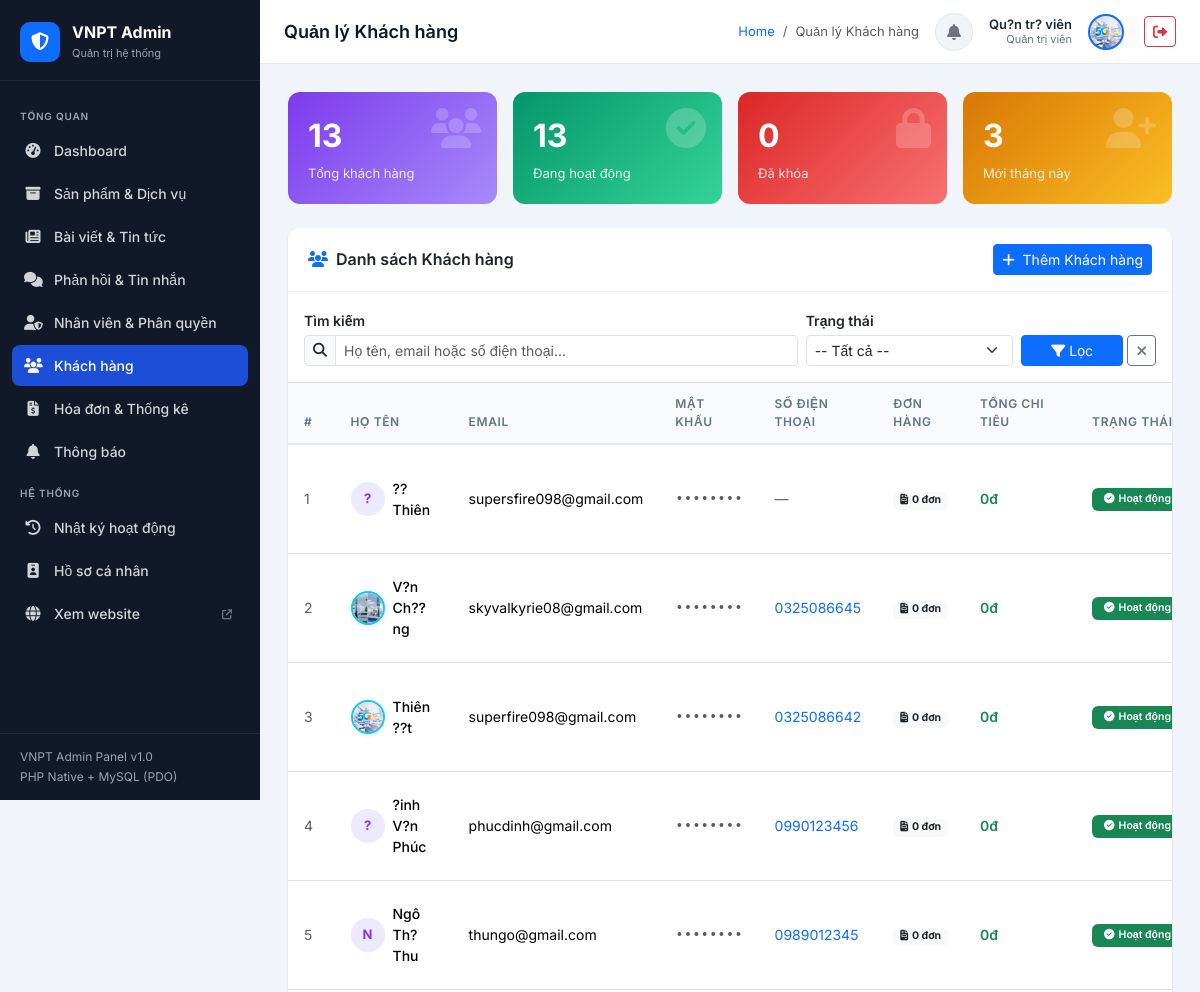
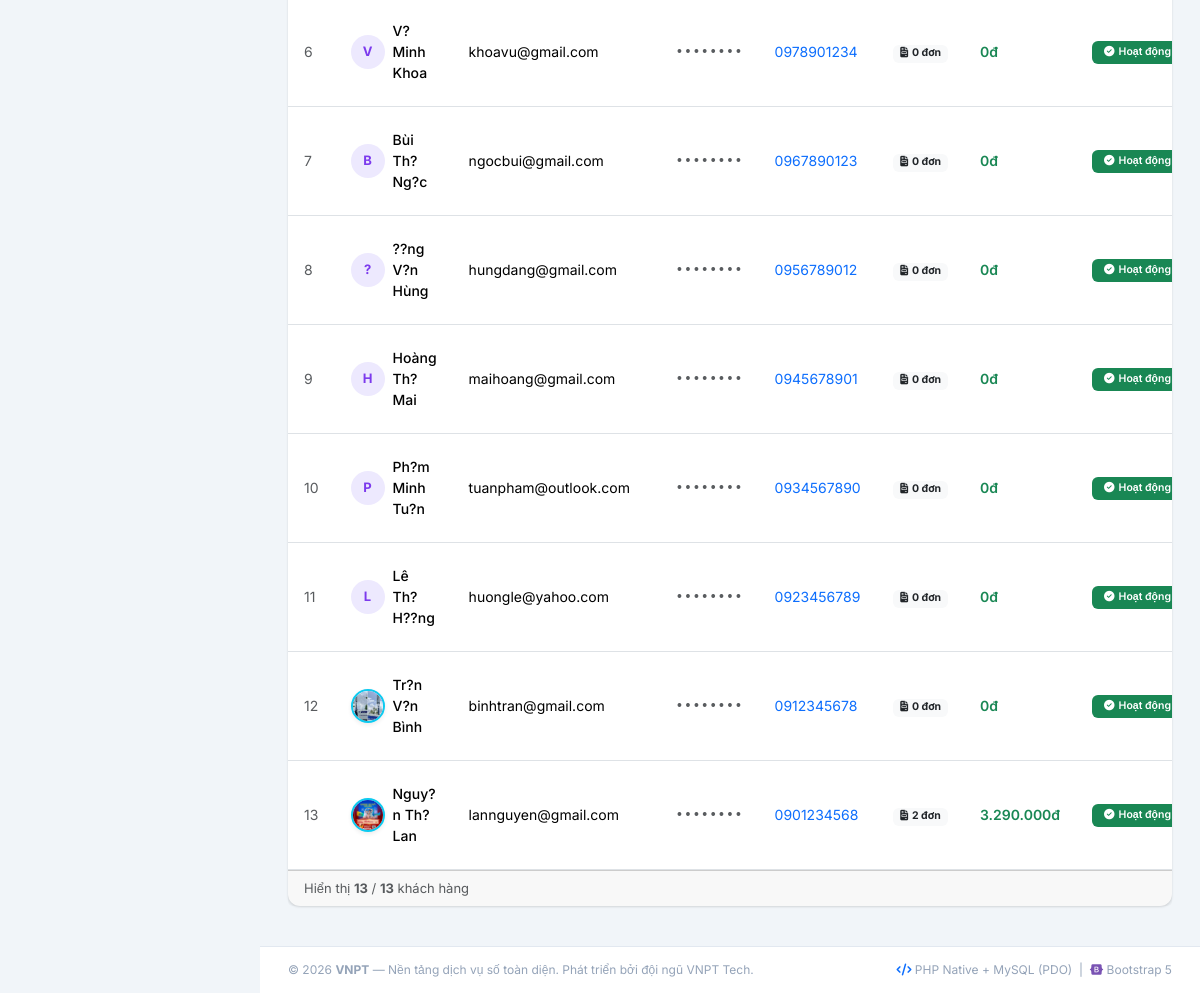
The page /admin_panel/customers.php (signed in) on the database its author committed (2 pictures, top to bottom).
### tables this page shows
CREATE TABLE `tai_khoan` (
  `id` bigint unsigned NOT NULL AUTO_INCREMENT,
  `email` varchar(150) NOT NULL,
  `hinh_anh_url` varchar(255) DEFAULT NULL,
  `mat_khau_hash` varchar(255) NOT NULL,
  `loai_tai_khoan` enum('nhan_vien','khach_hang') NOT NULL,
  `vai_tro_id` bigint unsigned NOT NULL,
  `trang_thai` enum('hoat_dong','khoa','cho_xac_thuc') NOT NULL DEFAULT 'cho_xac_thuc',
  `da_xac_thuc_email` tinyint(1) NOT NULL DEFAULT '0',
  `created_at` datetime DEFAULT CURRENT_TIMESTAMP,
  `updated_at` datetime DEFAULT CURRENT_TIMESTAMP ON UPDATE CURRENT_TIMESTAMP,
  PRIMARY KEY (`id`),
  UNIQUE KEY `email` (`email`),
  KEY `vai_tro_id` (`vai_tro_id`),
  CONSTRAINT `tai_khoan_ibfk_1` FOREIGN KEY (`vai_tro_id`) REFERENCES `vai_tro` (`id`)
);

CREATE TABLE `nhan_vien` (
  `id` bigint unsigned NOT NULL AUTO_INCREMENT,
  `tai_khoan_id` bigint unsigned NOT NULL,
  `ho_ten` varchar(150) NOT NULL,
  `created_at` datetime DEFAULT CURRENT_TIMESTAMP,
  `updated_at` datetime DEFAULT CURRENT_TIMESTAMP ON UPDATE CURRENT_TIMESTAMP,
  PRIMARY KEY (`id`),
  UNIQUE KEY `tai_khoan_id` (`tai_khoan_id`),
  CONSTRAINT `nhan_vien_ibfk_1` FOREIGN KEY (`tai_khoan_id`) REFERENCES `tai_khoan` (`id`) ON DELETE CASCADE
);

CREATE TABLE `vai_tro` (
  `id` bigint unsigned NOT NULL AUTO_INCREMENT,
  `ten_vai_tro` varchar(100) NOT NULL,
  `nhom_vai_tro` enum('nhan_vien','khach_hang') NOT NULL COMMENT 'Xác định vai trò này dùng cho nhân viên hay khách hàng',
  `mo_ta` varchar(255) DEFAULT NULL,
  PRIMARY KEY (`id`),
  UNIQUE KEY `ten_vai_tro` (`ten_vai_tro`)
);

CREATE TABLE `khach_hang` (
  `id` bigint unsigned NOT NULL AUTO_INCREMENT,
  `tai_khoan_id` bigint unsigned NOT NULL,
  `ho_ten` varchar(150) NOT NULL,
  `so_dien_thoai` varchar(15) DEFAULT NULL,
  `ngay_sinh` date DEFAULT NULL,
  `gioi_tinh` enum('nam','nu','khac') DEFAULT NULL,
  `avatar_url` varchar(255) DEFAULT NULL,
  `created_at` datetime DEFAULT CURRENT_TIMESTAMP,
  `updated_at` datetime DEFAULT CURRENT_TIMESTAMP ON UPDATE CURRENT_TIMESTAMP,
  `anh_dai_dien` varchar(255) DEFAULT NULL,
  PRIMARY KEY (`id`),
  UNIQUE KEY `tai_khoan_id` (`tai_khoan_id`),
  UNIQUE KEY `so_dien_thoai` (`so_dien_thoai`),
  CONSTRAINT `khach_hang_ibfk_1` FOREIGN KEY (`tai_khoan_id`) REFERENCES `tai_khoan` (`id`) ON DELETE CASCADE
);

### admin_panel/customers.php (the view, shortened to what the rows shown need)
<?php
require_once __DIR__ . '/auth_check.php';
require_once __DIR__ . '/db.php';
$sql    = "SELECT kh.id AS khach_hang_id, tk.id AS tai_khoan_id, tk.id AS id, kh.ho_ten, tk.email, tk.hinh_anh_url, kh.avatar_url, tk.mat_khau_hash,
                  kh.so_dien_thoai, tk.trang_thai, tk.created_at,
                  COUNT(dh.id) AS so_don_hang,
                  COALESCE(SUM(CASE WHEN dh.trang_thai_don_hang = 'hoan_thanh' THEN dh.tong_thanh_toan ELSE 0 END), 0) AS tong_chi_tieu
             FROM khach_hang kh
             JOIN tai_khoan tk ON tk.id = kh.tai_khoan_id
             LEFT JOIN don_hang dh ON dh.khach_hang_id = kh.id
            WHERE tk.loai_tai_khoan = 'khach_hang'";
$params = [];
$sql .= ' GROUP BY kh.id, tk.id ORDER BY tk.id DESC';
$stmt = $pdo->prepare($sql);
$stmt->execute($params);
$customers = $stmt->fetchAll();
require_once __DIR__ . '/header.php';
?>
<div class="card">
    <div class="card-body p-0">
        <div class="table-responsive">
            <table class="table table-hover mb-0">
                <thead>
                    <tr>
                        <th style="width:50px">#</th>
                        <th>Họ tên</th>
                        <th>Email</th>
                        <th>Mật khẩu</th>
                        <th>Số điện thoại</th>
                        <th>Đơn hàng</th>
                        <th>Tổng chi tiêu</th>
                        <th>Trạng thái</th>
                    </tr>
                </thead>
                <tbody>
                <?php if (empty($customers)): ?>
                    <tr>
                        <td colspan="9" class="text-center py-4 text-muted">
                            <i class="fa-solid fa-inbox fa-2x mb-2 d-block"></i>
                            Không tìm thấy khách hàng nào.
                        </td>
                    </tr>
                <?php else: ?>
                    <?php foreach ($customers as $i => $c): ?>
                    <tr>
                        <td class="text-muted"><?= $i + 1 ?></td>
                        <td>
                            <div class="d-flex align-items-center gap-2">
                                <?php
                                $custAvatar = !empty($c['hinh_anh_url']) ? $c['hinh_anh_url'] : (!empty($c['avatar_url']) ? $c['avatar_url'] : '');
                                if (!empty($custAvatar)) {
                                    if (!str_starts_with($custAvatar, 'http') && !str_starts_with($custAvatar, '/') && !str_starts_with($custAvatar, '../')) {
                                        $custAvatar = '../' . $custAvatar;
                                    }
                                }
                                ?>
                                <?php if (!empty($custAvatar)): ?>
                                <img src="<?= htmlspecialchars($custAvatar) ?>" style="width:34px;height:34px;border-radius:50%;object-fit:cover;" class="border border-info border-2 shadow-sm" alt="Avatar" onerror="this.style.display='none'; if(this.nextElementSibling) this.nextElementSibling.style.display='flex';">
                                <div style="width:34px;height:34px;border-radius:50%;background:#ede9fe;display:none;align-items:center;justify-content:center;font-weight:700;color:#7c3aed;font-size:13px;flex-shrink:0">
                                    <?= mb_strtoupper(mb_substr($c['ho_ten'], 0, 1, 'UTF-8')) ?>
                                </div>
                                <?php else: ?>
                                <div style="width:34px;height:34px;border-radius:50%;background:#ede9fe;display:flex;align-items:center;justify-content:center;font-weight:700;color:#7c3aed;font-size:13px;flex-shrink:0">
                                    <?= mb_strtoupper(mb_substr($c['ho_ten'], 0, 1, 'UTF-8')) ?>
                                </div>
                                <?php endif; ?>
                                <span class="fw-medium"><?= htmlspecialchars($c['ho_ten']) ?></span>
                            </div>
                        </td>
                        <td><?= htmlspecialchars($c['email']) ?></td>
                        <td>
                            <span class="text-muted font-monospace">••••••••</span>
                        </td>
                        <td>
                            <?php if ($c['so_dien_thoai']): ?>
                                <a href="tel:<?= htmlspecialchars($c['so_dien_thoai']) ?>"
                                   class="text-decoration-none">
                                    <?= htmlspecialchars($c['so_dien_thoai']) ?>
                                </a>
                            <?php else: ?>
                                <span class="text-muted">—</span>
                            <?php endif; ?>
                        </td>
                        <td>
                            <a href="orders.php?q=<?= urlencode($c['email']) ?>" class="badge bg-light text-dark text-decoration-none">
                                <i class="fa-solid fa-file-invoice me-1"></i><?= (int)$c['so_don_hang'] ?> đơn
                            </a>
                        </td>
                        <td class="fw-semibold text-success"><?= number_format($c['tong_chi_tieu'], 0, ',', '.') ?>đ</td>
                        <td>
                            <?php if ($c['trang_thai'] === 'khoa'): ?>
                                <span class="badge bg-danger text-white" style="padding: 6px 12px; font-weight: 600;">
                                    <i class="fa-solid fa-lock me-1"></i>Đã khóa
                                </span>
                            <?php elseif ($c['trang_thai'] === 'hoat_dong'): ?>
                                <span class="badge bg-success text-white" style="padding: 6px 12px; font-weight: 600;">
                                    <i class="fa-solid fa-circle-check me-1"></i>Hoạt động
                                </span>
                            <?php else: ?>
                                <span class="badge bg-info text-dark" style="padding: 6px 12px; font-weight: 600;">
                                    <i class="fa-solid fa-clock me-1"></i>Chờ xác thực
                                </span>
                            <?php endif; ?>
                        </td>
                    </tr>
                    <?php endforeach; ?>
                <?php endif; ?>
                </tbody>
            </table>
        </div>
    </div>
</div>
<?php require_once __DIR__ . '/footer.php'; ?>

### admin_panel/header.php (shortened to what the rows shown need)
<?php
$adminUser = $_SESSION['admin_user'] ?? ['ho_ten' => 'Admin', 'ten_vai_tro' => 'nhan_vien'];
$adminName = $adminUser['ho_ten'];
$adminRole = $adminUser['ten_vai_tro'] === 'quan_tri_vien' ? 'Quản trị viên' : $adminUser['ten_vai_tro'];
?>
<!DOCTYPE html>
<html lang="vi">
<head>
    <link rel="stylesheet" href="https://cdn.jsdelivr.net/npm/bootstrap@5.3.3/dist/css/bootstrap.min.css">
    <link rel="stylesheet" href="https://cdnjs.cloudflare.com/ajax/libs/font-awesome/6.5.1/css/all.min.css">
</head>
<body>
<div id="main-content">
    <header class="top-navbar">
        <div class="d-flex align-items-center gap-3 ms-auto">
            <a href="profile.php" class="admin-info d-none d-sm-block text-end text-decoration-none text-reset">
                <div class="name"><?= htmlspecialchars($adminName) ?></div>
                <div class="role"><?= htmlspecialchars($adminRole) ?></div>
            </a>
        </div>
    </header>
    <main class="page-content">

### rows shown on the page
tai_khoan: nhan_vien.ho_ten "Qu?n tr? viên", vai_tro.ten_vai_tro "Quản trị viên"
khach_hang: ho_ten "?", ho_ten "?? Thiên", tai_khoan.email "supersfire098@gmail.com", so_don_hang "0", tong_chi_tieu "0"
khach_hang: ho_ten "V?n Ch??ng", tai_khoan.email "skyvalkyrie08@gmail.com", so_dien_thoai "0325086645", so_don_hang "0", tong_chi_tieu "0"
khach_hang: shows a picture, ho_ten "Thiên ??t", tai_khoan.email "superfire098@gmail.com", so_dien_thoai "0325086642", so_don_hang "0", tong_chi_tieu "0"
khach_hang: ho_ten "?", ho_ten "?inh V?n Phúc", tai_khoan.email "phucdinh@gmail.com", so_dien_thoai "0990123456", so_don_hang "0", tong_chi_tieu "0"
khach_hang: ho_ten "N", ho_ten "Ngô Th? Thu", tai_khoan.email "thungo@gmail.com", so_dien_thoai "0989012345", so_don_hang "0", tong_chi_tieu "0"
khach_hang: ho_ten "V", ho_ten "V? Minh Khoa", tai_khoan.email "khoavu@gmail.com", so_dien_thoai "0978901234", so_don_hang "0", tong_chi_tieu "0"
khach_hang: ho_ten "B", ho_ten "Bùi Th? Ng?c", tai_khoan.email "ngocbui@gmail.com", so_dien_thoai "0967890123", so_don_hang "0", tong_chi_tieu "0"
khach_hang: ho_ten "?", ho_ten "??ng V?n Hùng", tai_khoan.email "hungdang@gmail.com", so_dien_thoai "0956789012", so_don_hang "0", tong_chi_tieu "0"
khach_hang: ho_ten "H", ho_ten "Hoàng Th? Mai", tai_khoan.email "maihoang@gmail.com", so_dien_thoai "0945678901", so_don_hang "0", tong_chi_tieu "0"
khach_hang: ho_ten "P", ho_ten "Ph?m Minh Tu?n", tai_khoan.email "tuanpham@outlook.com", so_dien_thoai "0934567890", so_don_hang "0", tong_chi_tieu "0"
khach_hang: ho_ten "L", ho_ten "Lê Th? H??ng", tai_khoan.email "huongle@yahoo.com", so_dien_thoai "0923456789", so_don_hang "0", tong_chi_tieu "0"
khach_hang: ho_ten "Tr?n V?n Bình", tai_khoan.email "binhtran@gmail.com", so_dien_thoai "0912345678", so_don_hang "0", tong_chi_tieu "0"
khach_hang: shows a picture, ho_ten "Nguy?n Th? Lan", tai_khoan.email "lannguyen@gmail.com", so_dien_thoai "0901234568", so_don_hang "2", tong_chi_tieu "3.290.000"

### other values the page prints
$pageTitle "Quản lý Khách hàng"
$total "13"
$totalActive "13"
$totalLocked "0"
$thisMonth "3"
count($customers) "13"
